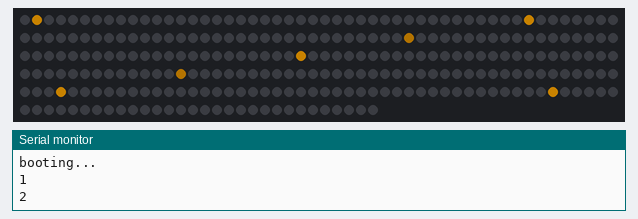
A sketch run on a simulated Arduino Uno, built with avr-gcc and run on an emulated ATmega328P. On the bench: 280 RGB LEDs in strip order, left to right, continuing on the next row, the last lines printed to the serial monitor. Dim RGB values are drawn brighter than linear; random numbers use the default seed unless the sketch sets one.

Above: at 1.23 s.
At 2.17 s:
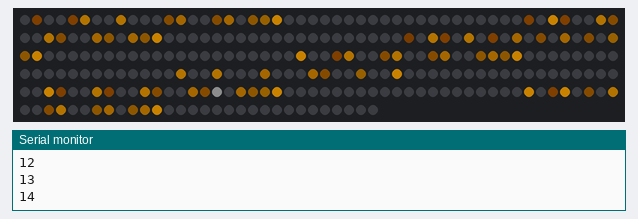
At 8.9 s:
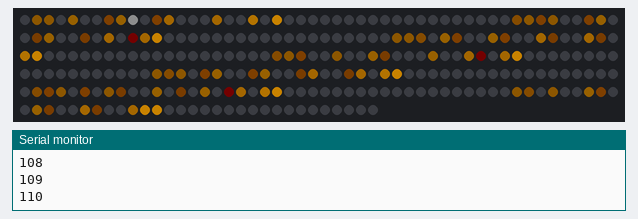
At 19.04 s:
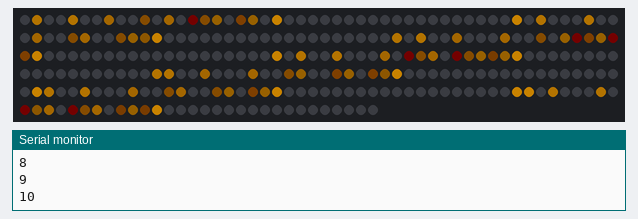
At 26.0 s:
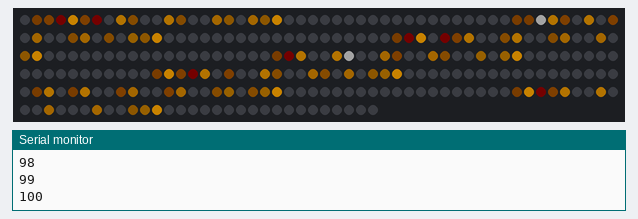
At 34.6 s:
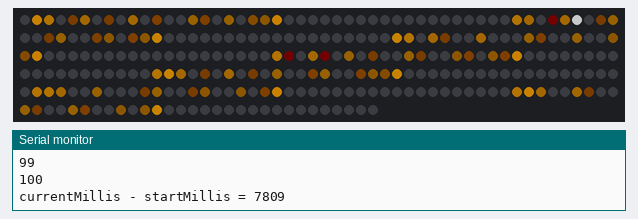

The sketch:

TestLEDL_ng.ino
```cpp
#include <FastLED.h>

#define NUM_LEDS 280
#define DATA_PIN 3 // grön

uint32_t currentMillis;
uint32_t startMillis;
uint8_t counter;

CRGBArray<NUM_LEDS> leds;

CRGBSet front1(leds(1, 20));
CRGBSet front2(leds(41, 60));
CRGBSet front3(leds(81, 100));
CRGBSet front4(leds(121, 140));
CRGBSet front5(leds(161, 180));
CRGBSet front6(leds(201, 220));
CRGBSet front7(leds(241, 260));

CRGBSet frontAll [7] = {front1, front2, front3, front4, front5, front6, front7};


// uint16_t pos = 0; // Förmodligen trubbel om flera använder samma pos parallellt, undersök!
// uint8_t gHue = 0; // Basfärg för rainbow


void setup() {
  delay(1000);
  FastLED.addLeds<WS2812, DATA_PIN, GRB>(leds, NUM_LEDS); // 12 eller 13?
  FastLED.setBrightness(100);

  Serial.begin(9600);
  Serial.println("booting...");
}

void loop() {
  currentMillis = millis();

  if (counter < 100) {
    if (counter == 0) {
      startMillis = currentMillis;
    }

    for (CRGBSet & set : frontAll) {
      fadingPixelSin(set, 50, 100, CRGB::Orange);
      addGlitter(set, 5);
    }

  }//end fake loop

  if (counter == 100) {
    Serial.print("currentMillis - startMillis = ");
    Serial.println(currentMillis - startMillis);

  }

  counter++;
  Serial.println(counter);
}//end loop


void fadingPixelSin(CRGBSet strip, uint8_t bpm, uint8_t fadeFactor, CRGB color) {
  // a colored dot sweeping back and forth over the strip in a sin-wave, with fading trails
  static uint16_t pos;
  static uint16_t length = strip.size();

  strip[pos] = color;
  pos = beatsin16(bpm, 0, length);
  FastLED.show();

  EVERY_N_MILLISECONDS(20) {
    fadeToBlackBy(strip, length, fadeFactor);
  }
}


void wanderingPixel(CRGBSet strip, uint8_t width, uint16_t ms, CRGB color) {
  static uint16_t pos = 0;
  static uint16_t length = strip.size();

  strip(pos, pos + width - 1) = color;
  FastLED.show();
  FastLED.delay(ms);
  strip(pos, pos + width - 1) = CRGB::Black;

  pos++;
  if (pos == length) {
    pos = 0;
  }
}

void fadingPixel(CRGBSet strip, uint16_t ms, uint8_t fadeFactor, CRGB color) {
  // a colored dot sweeping over the strip, with fading trails
  static uint16_t pos = 0;
  static uint16_t length = strip.size();

  EVERY_N_MILLISECONDS(ms) {
    fadeToBlackBy(strip, length, fadeFactor);
    strip[pos] = color;

    pos++;
    if (pos == length) {
      pos = 0;
    }

    FastLED.show();
  }
}

void addGlitter(CRGBSet strip, fract8 chanceOfGlitter) {
  if(random8() < chanceOfGlitter) {
    strip[random16(strip.size())] += CRGB::White;
  }
}

void rainbow(CRGBSet strip, uint16_t ms, uint8_t dHue) {
  // Om den är statisk deklareras den inte om varje gång. uints rullar över ner till 0 så behöver inte resetta manuellt.
  static uint8_t hue = 0;
  EVERY_N_MILLISECONDS(ms) {
    strip.fill_rainbow(hue++, dHue);
    FastLED.show();
  }

  //  fill_rainbow(strip, strip.size(), gHue, dHue);
  //  FastLED.show();
  //  EVERY_N_MILLISECONDS(ms) {
  //    gHue++;
  //  }
  //  if (gHue == 256) {
  //    gHue = 0;
  //  }
}
```
